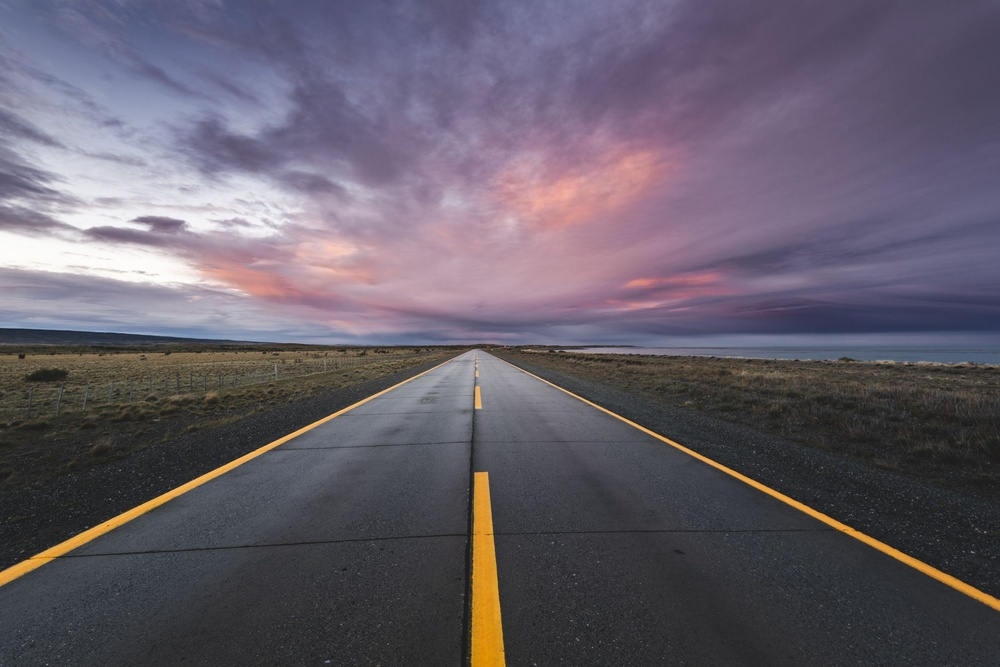
#> input picture road_img_1.jpg, 1000 x 667 px, shrunk from 2119 x 1414 before the run
$ python -i helper.py   (imports and definitions only)
#> lines starting #> are read from the running program, lines starting #| are printed output that depends on the picture; after the words box and inside, x2 and y2 are one past the last pixel; in counts of white or black regions, pixels touching at a corner belong together
import cv2
import numpy as np

############ 1 ############
#Take region for processing
def region_of_interest(img, vertices):
    mask = np.zeros_like(img)
    match_mask_color = 255
    cv2.fillPoly(mask, vertices, match_mask_color)
    masked_image = cv2.bitwise_and(img, mask)
    return masked_image

############ 2 ############
#Drow the line on detective lane
def drow_the_lines(img, lines):
    img = np.copy(img)
    blank_image = np.zeros((img.shape[0], img.shape[1], 3), dtype=np.uint8)

    for line in lines:
        for x1, y1, x2, y2 in line:
            cv2.line(blank_image, (x1, y1), (x2, y2),
                     (255, 0, 255), thickness=5)

    img = cv2.addWeighted(img, 0.8, blank_image, 1, 0.0)
    return img

############ 3 ############
#Processing on video frames
def process(image):
    height = image.shape[0]
#> height = 667
    width = image.shape[1]
#> width = 1000
    region_of_interest_vertices=[
        (100, height),
        (width/2, height/1.9),
        (width, height)
    ]
#> region_of_interest_vertices = [(100, 667), (500, 351.1), (1000, 667)]

    gray_image = cv2.cvtColor(image, cv2.COLOR_RGB2GRAY)
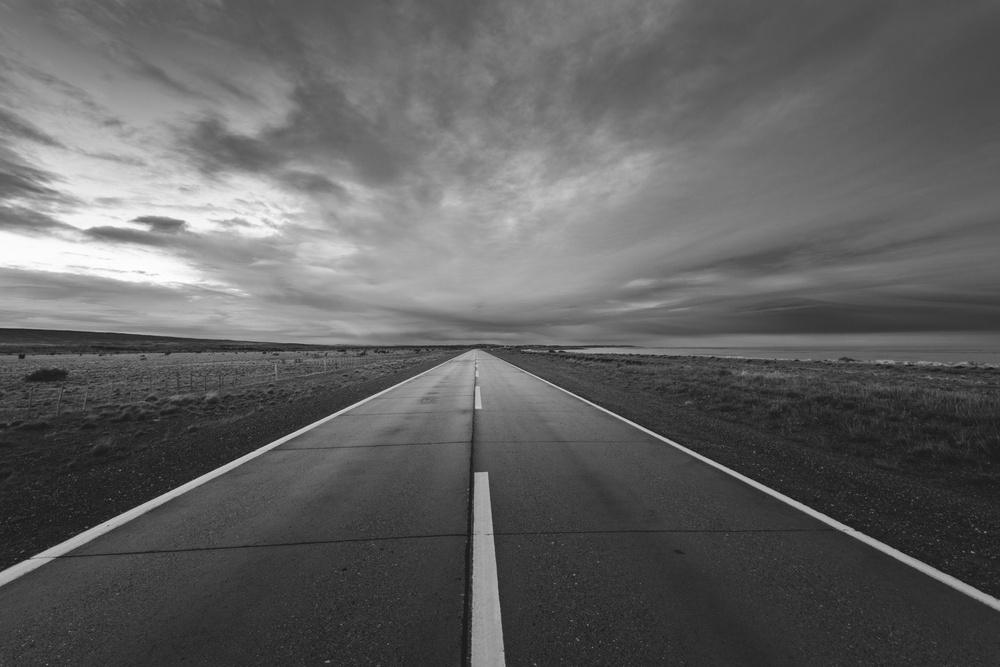
#> gray_image: shape (667, 1000); min 20, max 255, mean 96.8
    canny_image = cv2.Canny(gray_image, 100, 200)
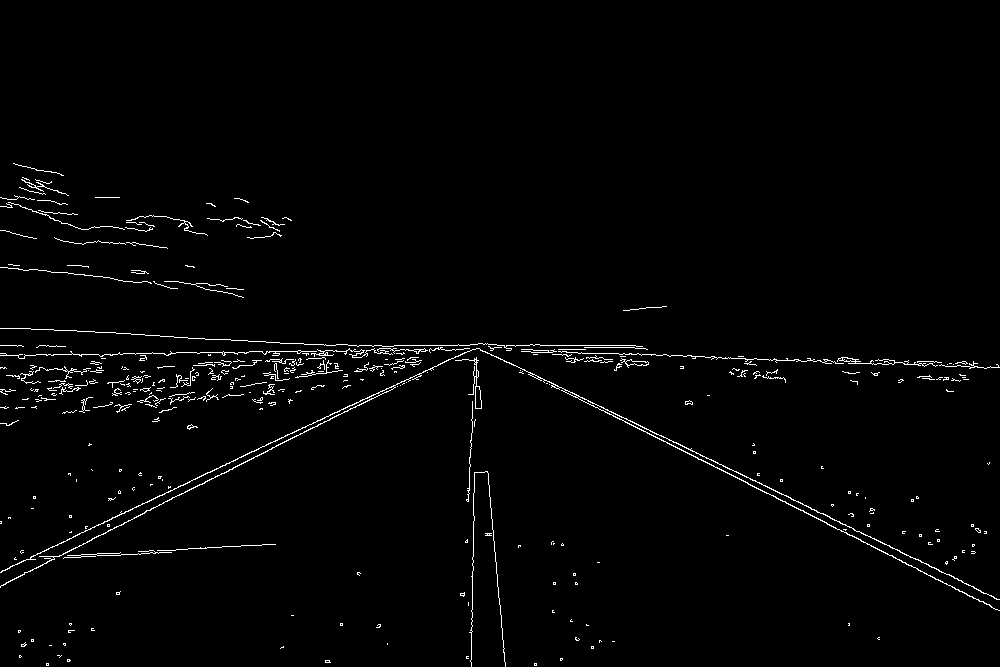
#> canny_image: shape (667, 1000); 1.6% white in thin lines or dots, all inside (x1, y1, x2, y2) = (0, 163, 1000, 667)
    cropped_image = region_of_interest(
        canny_image,
        np.array(
            [region_of_interest_vertices],
            np.int32
        )
    )
#> in region_of_interest, `cv2.fillPoly(mask, vertices, match_mask_color)`:
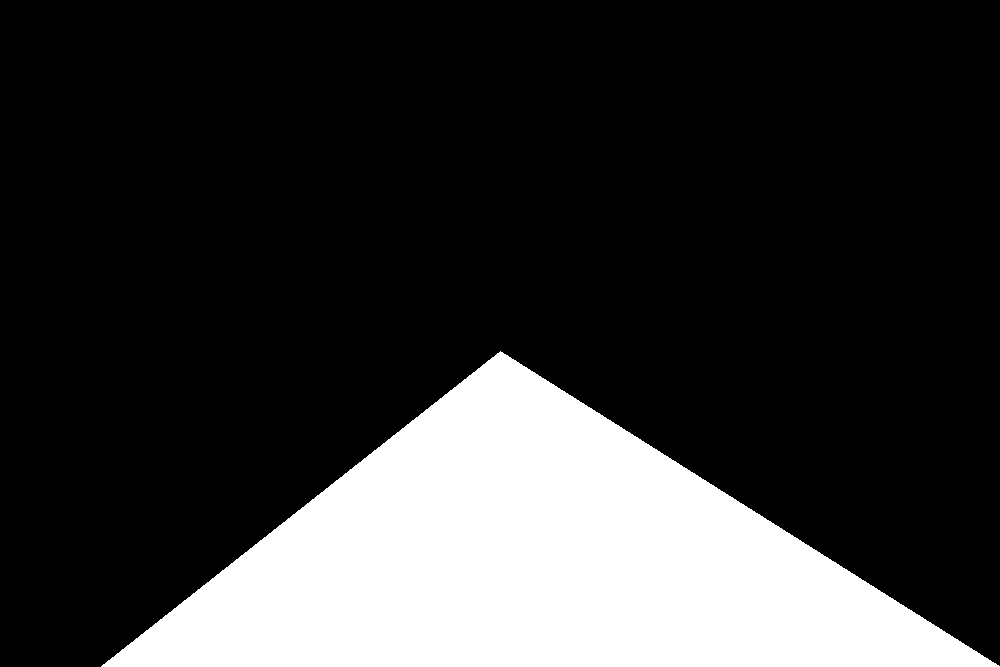
#> mask: shape (667, 1000); 21.3% white; 1 white region, box (x1, y1, x2, y2) and area: (101, 351, 1000, 667) 142334
#> in region_of_interest, `masked_image = cv2.bitwise_and(img, mask)`:
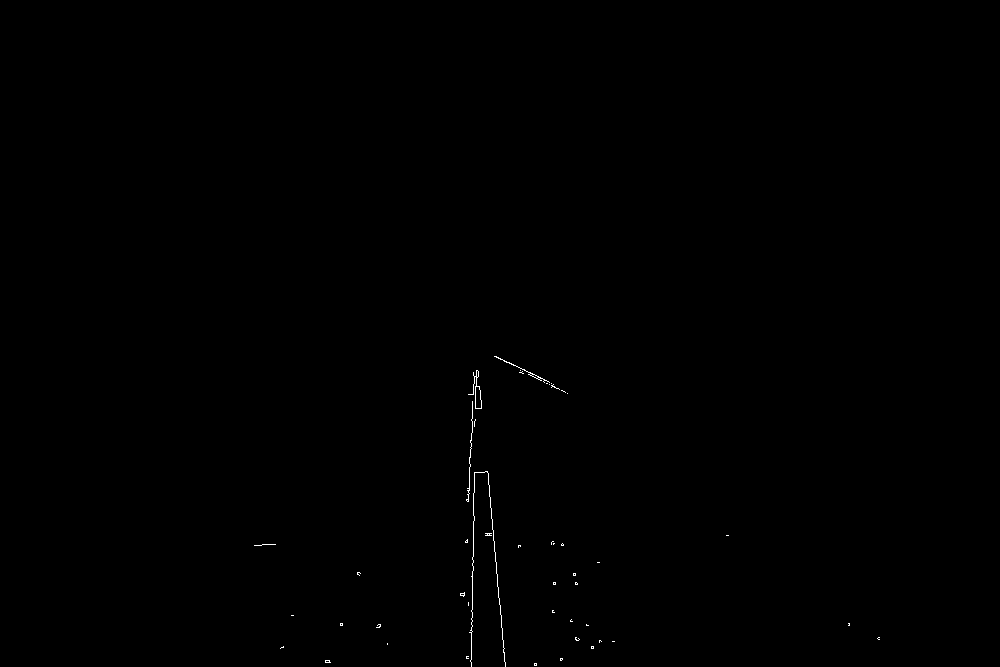
#> masked_image: shape (667, 1000); 0.15% white in thin lines or dots, all inside (x1, y1, x2, y2) = (254, 356, 880, 667)

    lines = cv2.HoughLinesP(
        cropped_image,
        rho=2,
        theta=np.pi/180,
        threshold=50,
        lines=np.array([]),
        minLineLength=40,
        maxLineGap=100
    )
#> lines = [[471, 666, 476, 370], [480, 390, 504, 661], [467, 542, 473, 372], [495, 356, 567, 393], [494, 356, 548, 381]]
    image_with_lines = drow_the_lines(image, lines)
#> the loop in drow_the_lines, `for line in lines:` made 5 passes
#> in drow_the_lines, `img = cv2.addWeighted(img, 0.8, blank_image, 1, 0.0)`:
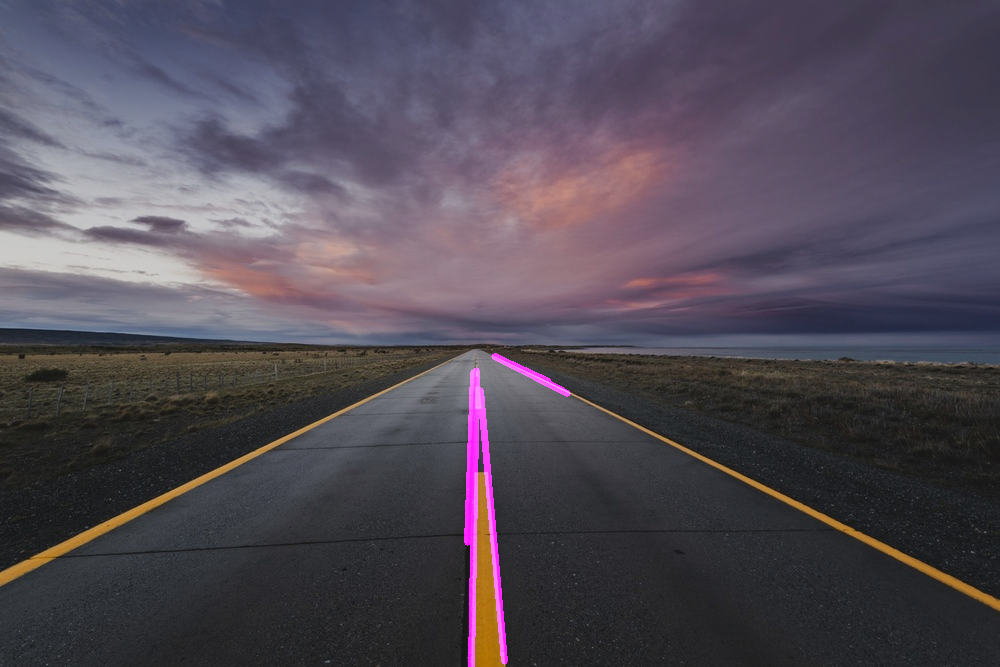
#> img: shape (667, 1000, 3); mean R, G, B 81.5, 74.7, 85.7
    return image_with_lines

>>> import cv2
>>> picture = cv2.cvtColor(cv2.imread('road_img_1.jpg'), cv2.COLOR_BGR2RGB)
>>> result = process(picture)

$ run again, on road_img_2.jpg
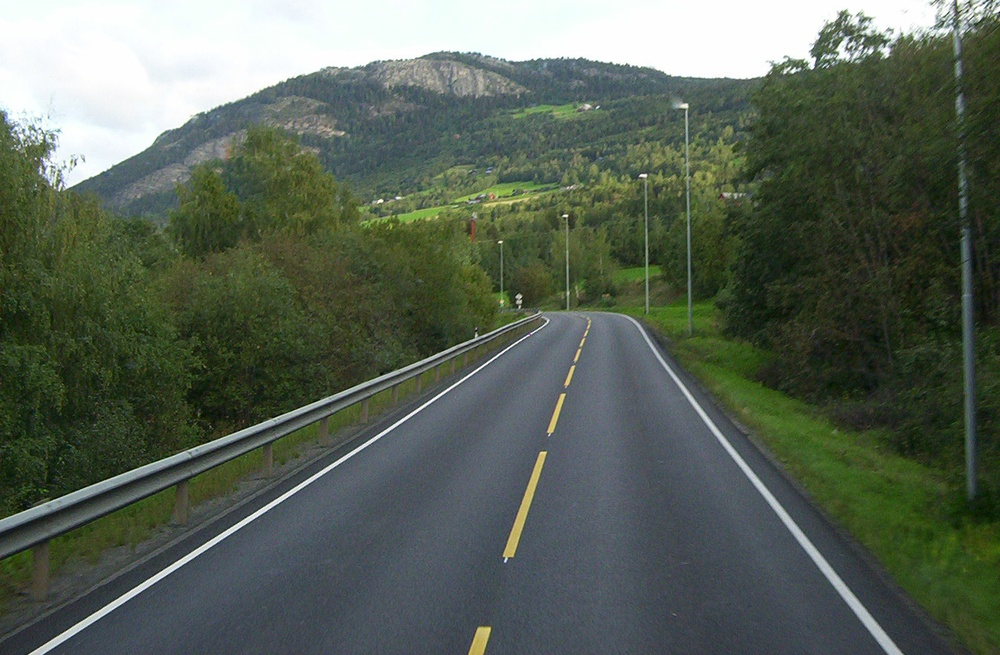
#> input picture road_img_2.jpg, 1000 x 655 px, shrunk from 1346 x 882 before the run
#> in process, `canny_image = cv2.Canny(gray_image, 100, 200)`:
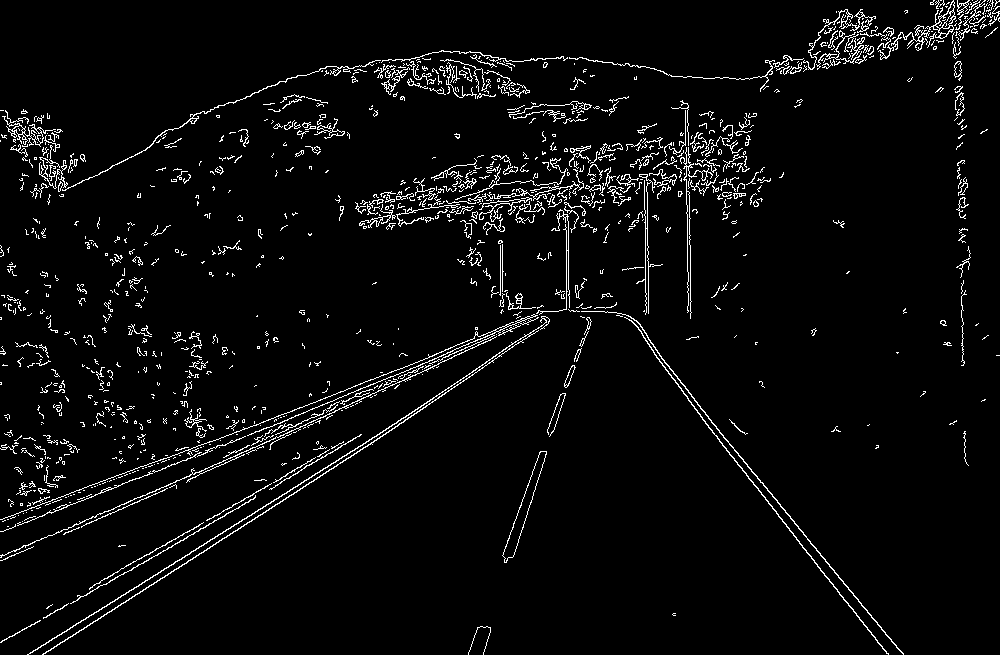
#> canny_image: shape (655, 1000); 4% white in thin lines or dots
#> mask: shape (655, 1000); 21.4% white; 1 white region, box (x1, y1, x2, y2) and area: (101, 344, 1000, 655) 140089
#> masked_image: shape (655, 1000); 0.19% white in thin lines or dots, all inside (x1, y1, x2, y2) = (372, 348, 904, 655)
#> lines = [[779, 517, 878, 643], [807, 539, 903, 654], [502, 555, 564, 384], [484, 651, 565, 387], [385, 433, 506, 351], [412, 412, 506, 348], [811, 556, 857, 616], [468, 653, 504, 559], [852, 608, 882, 648]]
#> the loop in drow_the_lines, `for line in lines:` made 9 passes
#> in drow_the_lines, `img = cv2.addWeighted(img, 0.8, blank_image, 1, 0.0)`:
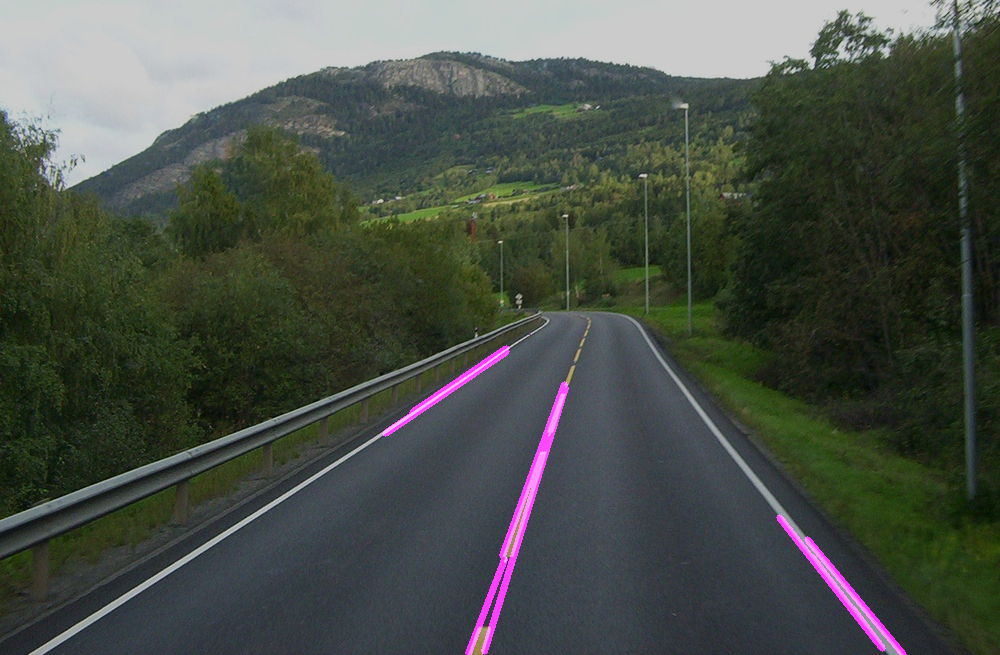
#> img: shape (655, 1000, 3); mean R, G, B 73.3, 79.6, 71.5
